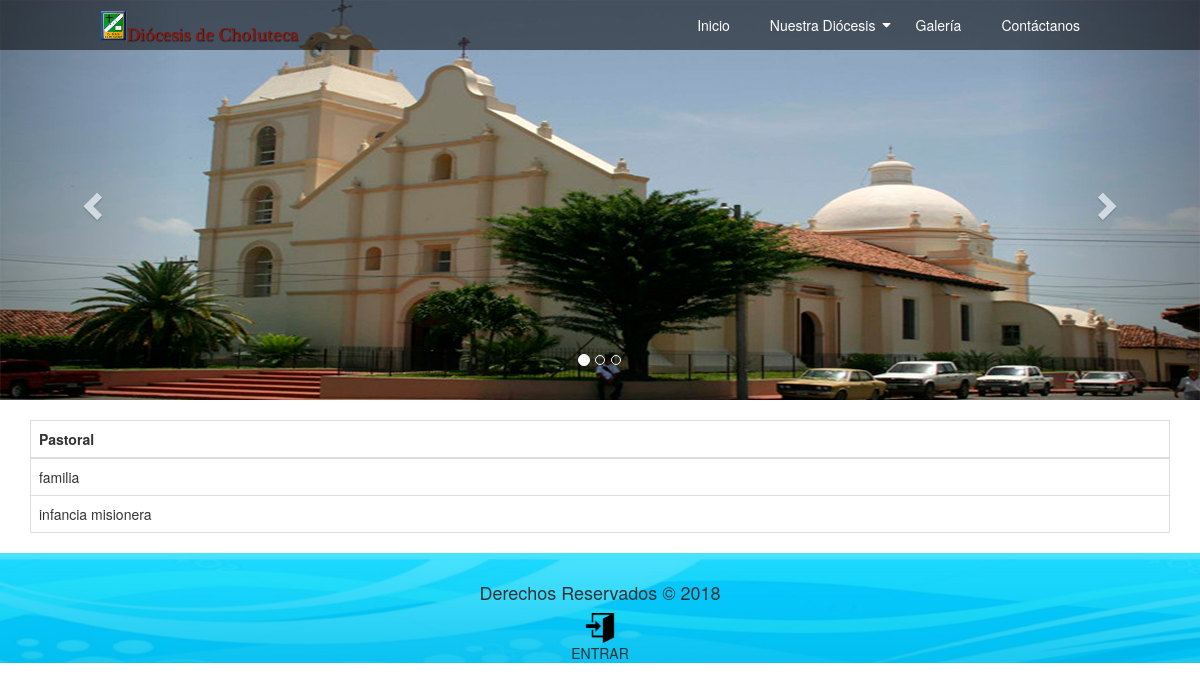
The page /principal/pastorales-diocesis/ on the database as committed earlier.
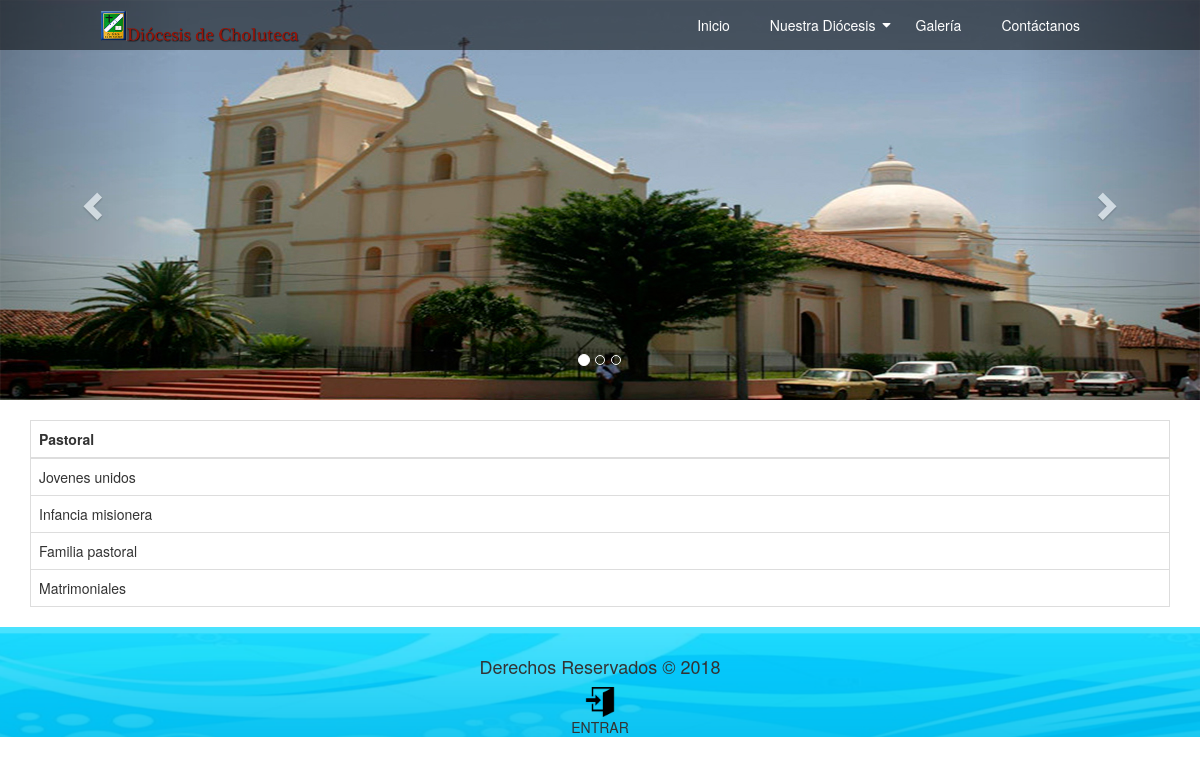
The same page on the database as committed later.
### principal/models.py (models this page shows, shortened)
@python_2_unicode_compatible
class  Pastoral_Diocesi(models.Model):
	nombre = models.CharField(max_length=30)
	class Meta:
		verbose_name_plural='Pastorales_Diocesis'

### principal/views.py (the view)
def pastoral_diocesis(request):
	pastorales = Pastoral_Diocesi.objects.all()
	pastoralForm = Pastoral_DiocesisForm()
	for field in pastoralForm.fields:
		pastoralForm.fields[field].widget.attrs['class']='form-control'
	ctx = {
		'pastorales': pastorales,
		'pastoralForm': pastoralForm
	}
	return render(request, 'pastorales_diocesis.html', ctx)

### principal/templates/pastorales_diocesis.html (shortened to what this page needs)
{% extends "base.html" %}
{% block contenido %}
	{% load static %}
	<div id="carousel-1" class="carousel slide" data-ride="carousel">
		<ol class="carousel-indicators" style="z-index: 1;">
			<li data-target="#carousel-1" data-slide-to="0" class="active"></li>
			<li data-target="#carousel-1" data-slide-to="1"></li>
			<li data-target="#carousel-1" data-slide-to="2"></li>
		</ol>
		<div class="carousel-inner" role="listbox">
			<div class="item active">
				<img src="{% static 'img/catedral-1.jpg' %}" alt="" class="img-responsive">
				<div class="carousel-caption hidden-xs hidden-sm">
				</div>
			</div>
			<a href="#carousel-1" class="left carousel-control" role="button" data-slide="prev">
				<span class="glyphicon glyphicon-chevron-left" aria-hidden="true"></span>
			</a>
			<a href="#carousel-1" class="right carousel-control" role="button" data-slide="next">
				<span class="glyphicon glyphicon-chevron-right" aria-hidden="true"></span>
			</a>
		</div>
	</div><br>
	<div class="container">
		<div class="row">
			<div class="col-md-12 col-sm-12 col-xs-12">
				<div class="table-responsive">
			   	<table class="table table-bordered hover">
			   		<thead>
			   			<tr>
			   				<th scope="col">Pastoral</th>
			   			</tr>
			   		</thead>
			   		<tbody>
			   			{% for pastoral in pastorales %}
			   				<tr>
				   				<td>{{ pastoral.nombre }}</td>
				   			</tr>
				   		{% empty %}
							<div class="alert alert-danger" role="alert">
								<p>
									No hay Pastorales Disponibles.
								</p>
							</div>
			   			{% endfor %}
			   		</tbody>
			   	</table>
		   </div>
			</div>
		</div>
	</div>
{% endblock %}

### global_templates/base.html (shortened to what this page needs)
<!DOCTYPE html>
<html lang="en">
<head>
	{% load static %}
	<link href="https://stackpath.bootstrapcdn.com/font-awesome/4.7.0/css/font-awesome.min.css" rel="stylesheet">
	<link rel="stylesheet" href="{% static 'css/estilos.css'%}">
	<link rel="stylesheet" href="{% static 'bootstrap/css/bootstrap.css'%}">
</head>
<body>
	<header>
		<a href="{% url 'principal:index' %}">
			<div class="logo">
				<img src="{% static 'img/Logo.png' %}" alt="" class="img-responsive">
			</div>
		</a>
		<nav>
			<ul>
				<li><a href="{% url 'principal:index' %}">Inicio</a></li>
				<li class="sub-menu"><a>Nuestra Diócesis</a>
				</li>
				<li><a href="{% url 'principal:galeria' %}">Galer&iacute;a</a></li>
				<li><a href="{% url 'principal:contacto' %}">Cont&aacute;ctanos</a></li>
			</ul>
		</nav>
	</header>
	{% block contenido %}
	{% endblock  %}
	<footer class="parallax" id="pie" style="text-align: center;">
			<div class="pie-derechos" >
				<br>
				<h4>Derechos Reservados &copy 2018</h4>
				{% if request.user.is_active %}
					<a href="{% url 'principal:logout' %}"><img src="{% static 'img/salir.png' %}" alt=".." style="width:30px;"></a>
					<br>
					SALIR
				{% else %}
					<a href="" data-toggle="modal" data-target="#loginModal"><img src="{% static 'img/entrar.png' %}" alt=".." style="width:30px;"></a>
					<br>
					ENTRAR
				{% endif %}
			</div>
	</footer>
</body>
</html>

### global_static/css/estilos.css (style rules this page uses)
html, body { margin: 0; padding: 0; width: 100%; }
body { font-family: "Helvetica Neue",sans-serif, Arial; font-weight: lighter; }
.img-responsive { width: 100%; }
header { position: fixed; top: 0; left: 0; padding: 0 100px; background: rgba(0,0,0,0); width: 100%; box-sizing: border-box; z-index: 3; background: rgba(0, 0, 0, 0.50); }
header .logo { height: 50px; line-height: 30px; width: 200px; color: #FFF; font-weight: bold; float: left; }
header nav { float: right; }
header nav ul { margin: 0; padding: 0; display: flex; }
header nav ul li { list-style: none; position: relative; }
header nav ul li.sub-menu:before { content: '\f0d7'; font-family: fontAwesome; position: absolute; line-height: 50px; color: #fff; right: 5px; }
header nav ul li a { height: 50px; line-height: 50px; padding: 0 20px; text-decoration: none; color: white; display: block; }
#pie { background: url(../img/fondofoot.png) no-repeat; text-align: center; height: 100%; }
* { margin: 0; padding: 0; box-sizing:border-box; }
body { background: #DBDBDB; font-family: 'Open sans'; }

Rows that differ between the two databases and show on the page:
removed Pastoral_Diocesi: nombre "familia"
removed Pastoral_Diocesi: nombre "infancia misionera"
added Pastoral_Diocesi: nombre "Jovenes unidos"
added Pastoral_Diocesi: nombre "Infancia misionera"
added Pastoral_Diocesi: nombre "Familia pastoral"
added Pastoral_Diocesi: nombre "Matrimoniales"
